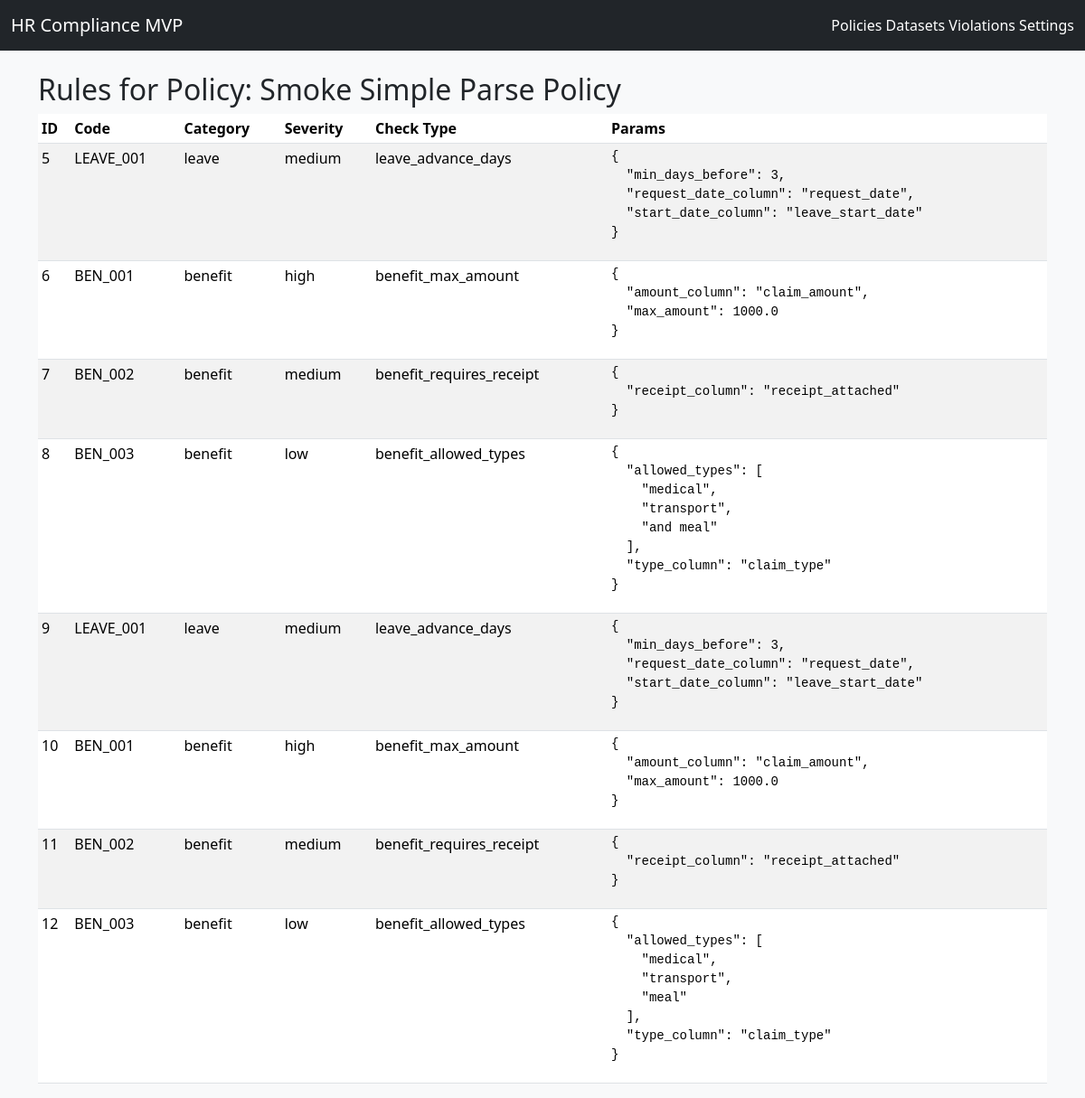
The app's page /policies/4/rules with its own data.
### app/models.py (models this page shows)
class Policy(Base):
    __tablename__ = "policies"
    id = Column(Integer, primary_key=True, index=True)
    name = Column(String, index=True)
    raw_text = Column(Text)
    scope = Column(String, default="both")
    rules = relationship("Rule", back_populates="policy", cascade="all, delete-orphan")

class Rule(Base):
    __tablename__ = "rules"
    id = Column(Integer, primary_key=True, index=True)
    policy_id = Column(Integer, ForeignKey("policies.id"))
    rule_code = Column(String, index=True)
    description = Column(Text)
    category = Column(String)      # "leave" | "benefit"
    severity = Column(String)      # "low" | "medium" | "high"
    check_type = Column(String)    # e.g. leave_advance_days, benefit_max_amount, ...
    params = Column(JSON)          # rule-specific params
    policy = relationship("Policy", back_populates="rules")

### app/app.py (the view)
    @app.route("/policies/<int:policy_id>/rules")
    def view_rules(policy_id):
        db = next(get_db())
        policy = db.query(Policy).filter(Policy.id == policy_id).first()
        if not policy:
            return "Policy not found", 404
        rules = db.query(Rule).filter(Rule.policy_id == policy_id).all()
        return render_template("rules.html", policy=policy, rules=rules)

### app/db.py (called while the page is built)
def get_db():
    db = SessionLocal()
    try:
        yield db
    finally:
        db.close()

### app/templates/rules.html
{% extends "base.html" %}
{% block content %}
<h2>Rules for Policy: {{ policy.name }}</h2>
<table class="table table-sm table-striped">
  <thead>
    <tr>
      <th>ID</th><th>Code</th><th>Category</th><th>Severity</th><th>Check Type</th><th>Params</th>
    </tr>
  </thead>
  <tbody>
  {% for r in rules %}
    <tr>
      <td>{{ r.id }}</td>
      <td>{{ r.rule_code }}</td>
      <td>{{ r.category }}</td>
      <td>{{ r.severity }}</td>
      <td>{{ r.check_type }}</td>
      <td><pre>{{ r.params | tojson(indent=2) }}</pre></td>
    </tr>
  {% endfor %}
  </tbody>
</table>
{% endblock %}

### records on screen
Policy: name "Smoke Simple Parse Policy"
Rule: id "5", rule_code "LEAVE_001", category "leave", severity "medium", check_type "leave_advance_days", params|tojson "{ \"min_days_before\": 3, \"request_date_column\": \"request_date\", \"start_date_column\": \"leave_start_date\" }"
Rule: id "6", rule_code "BEN_001", category "benefit", severity "high", check_type "benefit_max_amount", params|tojson "{ \"amount_column\": \"claim_amount\", \"max_amount\": 1000.0 }"
Rule: id "7", rule_code "BEN_002", category "benefit", severity "medium", check_type "benefit_requires_receipt", params|tojson "{ \"receipt_column\": \"receipt_attached\" }"
Rule: id "8", rule_code "BEN_003", category "benefit", severity "low", check_type "benefit_allowed_types", params|tojson "{ \"allowed_types\": [ \"medical\", \"transport\", \"and meal\" ], \"type_column\": \"claim_type\" }"
Rule: id "9", rule_code "LEAVE_001", category "leave", severity "medium", check_type "leave_advance_days", params|tojson "{ \"min_days_before\": 3, \"request_date_column\": \"request_date\", \"start_date_column\": \"leave_start_date\" }"
Rule: id "10", rule_code "BEN_001", category "benefit", severity "high", check_type "benefit_max_amount", params|tojson "{ \"amount_column\": \"claim_amount\", \"max_amount\": 1000.0 }"
Rule: id "11", rule_code "BEN_002", category "benefit", severity "medium", check_type "benefit_requires_receipt", params|tojson "{ \"receipt_column\": \"receipt_attached\" }"
Rule: id "12", rule_code "BEN_003", category "benefit", severity "low", check_type "benefit_allowed_types", params|tojson "{ \"allowed_types\": [ \"medical\", \"transport\", \"meal\" ], \"type_column\": \"claim_type\" }"
